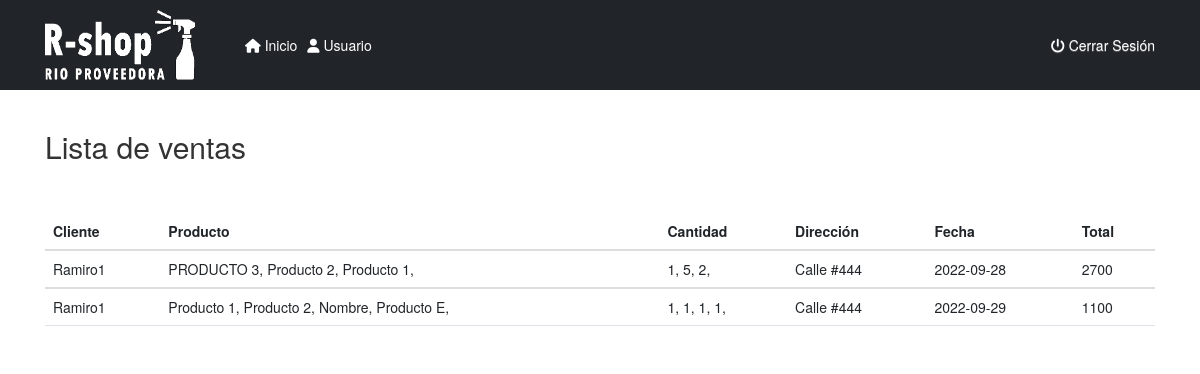
The app's page /pedidos/ventas.php with its own data.
### tables this page shows
CREATE TABLE `pedidos` (
  `id` int(11) NOT NULL,
  `cliente` varchar(50) NOT NULL,
  `producto` varchar(200) NOT NULL,
  `cantidad` varchar(255) NOT NULL,
  `direccion` varchar(255) NOT NULL,
  `fecha` date NOT NULL,
  `total` decimal(10,0) NOT NULL,
  `estado` varchar(50) NOT NULL
);

### pedidos/ventas.php (the view, shortened to what this page needs)
<!DOCTYPE html>
<html lang="en">
<head>
    <link href="https://cdn.jsdelivr.net/npm/bootstrap@5.2.0-beta1/dist/css/bootstrap.min.css" rel="stylesheet"
>
    <link rel="stylesheet" href="css/bootstrap.min.css">
    <link rel="stylesheet" href="css/bootstrap-theme.min.css">
    <link rel="stylesheet" href="../lib/css/bootstrap.css">
    <link rel="stylesheet" href="https://cdnjs.cloudflare.com/ajax/libs/font-awesome/6.1.1/css/all.min.css">
    <link rel="stylesheet" href="css/bootstrap.min.css">
    <link rel="stylesheet" href="css/bootstrap-theme.min.css">
</head>
<body style="padding-bottom: 5em; position: relative; min-height: 100vh;">
    <header class="p-3 bg-dark text-white">
        <div class="container">
            <div class="d-flex flex-wrap align-items-center justify-content-center justify-content-lg-start">
                <a href="../aplicacion/catalogo.php"
                    class="d-flex align-items-center mb-2 mb-lg-0 text-white text-decoration-none">
                    <img src="../imagenes/logo.png" width="150" height="70">
                    <svg class="bi me-2" width="40" height="32" role="img" aria-label="Bootstrap">
                        <use xlink:href="#bootstrap" />
                    </svg>
                </a>
                <ul class="nav col-12 col-lg-auto me-lg-auto mb-3 justify-content-center mb-md-0">
                    <li><a href="../aplicacion/catalogo.php" class="nav-link px-2 text-white"><i
                                class="fa-solid fa-house"></i> Inicio</a></li>
                    <li><a href="../sistema/usuario.php" class="nav-link px-2 text-white"><i
                                class="fa-solid fa-user"></i> Usuario</a></li>
                </ul>
                <ul class="nav navbar-nav navbar-right">
                    <li><a class="nav-link px-10 text-white" href='../sistema/logout.php'><i
                                class="fa-solid fa-power-off"></i> Cerrar Sesi&oacute;n</a></li>
                </ul>
            </div>
        </div>
    </header>
    <br>
    <div class="container">
        <h2>Lista de ventas </h2>
        <br><br>
        <div class="col-sm-14">
            <table class="table table.responsive">
                <thead>
                    <tr>
                        <th>Cliente</th>
                        <th>Producto</th>
                        <th>Cantidad</th>
                        <th>Dirección</th>
                        <th>Fecha</th>
                        <th>Total</th>
                    </tr>
                </thead>
                <?php
                include "../conexion/conexion.php";
                $sql = "SELECT * FROM pedidos WHERE estado = 'entregado'";
                $ejecutar = mysqli_query($conexion, $sql);
                while ($fila = mysqli_fetch_array($ejecutar)) {
                ?>
                <tbody>
                    <td><?php echo $fila[1] ?></td>
                    <td> <?php echo $fila[2] ?> </td>
                    <td> <?php echo $fila[3] ?> </td>
                    <td> <?php echo $fila[4] ?> </td>
                    <td> <?php echo $fila[5] ?> </td>
                    <td> <?php echo $fila[6] ?> </td>
                </tbody>
                <?php
                    }
                            ?>
            </table>
        </div>
</body>
</html>

### records on screen
pedidos: cliente "Ramiro1", producto "PRODUCTO 3, Producto 2, Producto 1,", cantidad "1, 5, 2,", direccion "Calle #444", fecha "2022-09-28", total "2700"
pedidos: cliente "Ramiro1", producto "Producto 1, Producto 2, Nombre, Producto E,", cantidad "1, 1, 1, 1,", direccion "Calle #444", fecha "2022-09-29", total "1100"
